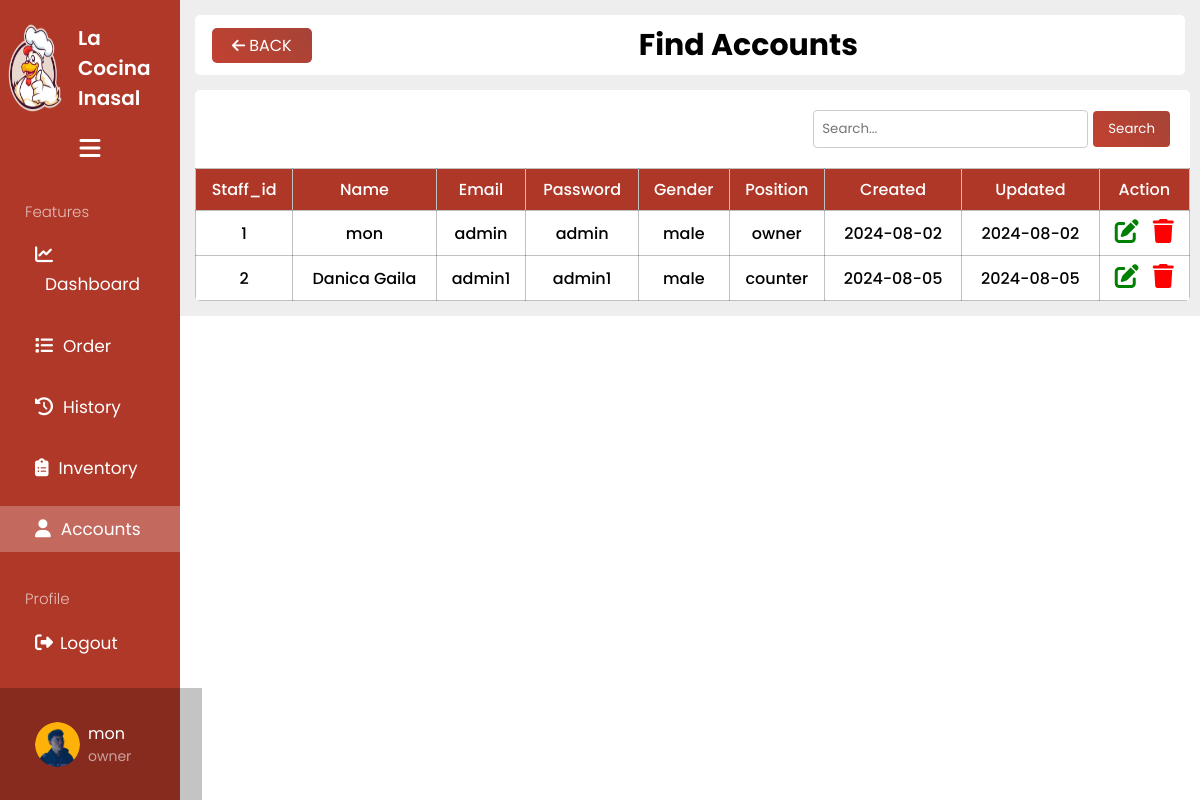
The page /content/search.php (signed in) on the database its author committed.
### tables this page shows
CREATE TABLE `accounts` (
  `id` int(255) NOT NULL,
  `name` varchar(255) NOT NULL,
  `gender` varchar(50) NOT NULL,
  `email` varchar(255) NOT NULL,
  `password` varchar(255) NOT NULL,
  `position` varchar(255) NOT NULL,
  `created` date NOT NULL DEFAULT current_timestamp(),
  `updated` date NOT NULL DEFAULT current_timestamp(),
  `image` varchar(255) NOT NULL
);

### content/search.php (the view, shortened to what this page needs)
<?php
include 'partials/header.php';
?>
<link rel="stylesheet" href="../css/dashboard.css">
<link rel="stylesheet" href="../css/account.css">
<body>
    <div class="dashboard_container">
        <div class="dashboard_sidebar" id="dashboard_sidebar">
            <div class="dashboard_sidebar_logo" id="logo_dashs">
                <img src="../pictures/logo.png" alt="">
                <p class="title_dash">La Cocina Inasal</p>
            </div>
            <div class="dashboard_sidebar_content">
                <ul class="dashboard_sidebar_list" id="dashboard_sidebar_list">
                    <div id="hamburger">
                        <a href="" id="hamburger_button"><i class="fa-solid fa-bars"></i></a>
                    </div>
                    <div class="features">
                        <p>Features</p>
                    </div>
                    <li class="list active">
                        <a href="dashboard.php"><i class="fa-solid fa-chart-line"></i><span class="Menutext">Dashboard</span></a>
                    </li>
                    <li>
                        <a href="order-create.php"><i class="fa-solid fa-list"></i><span class="Menutext">Order</span></a>
                    </li>
                    <li>
                        <a href="history.php"><i class="fa-solid fa-clock-rotate-left"></i><span class="Menutext">History</span></a>
                    </li>
                    <li>
                        <a href="inventory.php"><i class="fa-solid fa-clipboard-list"></i><span class="Menutext">Inventory</span></a>
                    </li>
                    <li style="background-color: #ffffff3f;">
                        <a href="account.php"><i class="fa-solid fa-user MenuIcons"></i><span class="Menutext">Accounts</span></a>
                    </li>
                </ul>
            </div>
            <div class="profile-txt">
                <p>Profile</p>
            </div>
            <div class="logout">
                <a href="../logout.php" id="logout_button"><i class="fa-solid fa-right-from-bracket"></i><span class="Menutext">Logout</span></a>
            </div>
            <div class="dashboard_sidebar_profile">
                <img src='../<?= ($_SESSION['loggedInUser']['image']) ?>' id="logo_dash" alt="User Profile">
                <div class="title_dash">
                    <p>
                        <?php if (isset($_SESSION['loggedInUser']['name'])) {
                            echo '<p>' . ($_SESSION['loggedInUser']['name']) . '</p>';
                        } ?>
                    </p>
                    <p style="font-size: 14px; color: rgba(255, 255, 255, 0.562);">
                        <?php if (isset($_SESSION['loggedInUser']['position'])) {
                            echo htmlspecialchars($_SESSION['loggedInUser']['position']);
                        } ?>
                    </p>
                </div>
            </div>
        </div>
        <div class="dashboard_mainbar" id="dashboard_mainbar">
            <div class="dashboard_topnav">
                <div class="search-container">
                    <a href="account.php" class="back_btn"><i class="fa-solid fa-arrow-left"></i>BACK</a>
                </div>
                <div>
                    <p>Find Accounts</p>
                </div>
            </div>
            <div class="main_container">
                <div class="search_container">
                    <form method="GET" action="">
                        <input type="text" name="search" placeholder="Search...">
                        <button type="submit">Search</button>
                    </form>
                </div>
                <?php
                if (isset($_GET['search'])) {
                    $search = $_GET['search'];
                    $sql = "SELECT * FROM `accounts` WHERE `name` LIKE '%$search%' OR `email` LIKE '%$search%' OR `id` LIKE '%$search%'";
                } else {
                    $sql = "SELECT * FROM `accounts`";
                }
                $result = mysqli_query($conn, $sql);
                if (mysqli_num_rows($result) == 0) {
                    echo '<p style="color: #00000094; font-size: 20px; padding-left: 20px; margin-bottom:600px; margin-top: 200px; text-align: center;">No records found.</p>';
                } else {
                ?>
                    <table class="table-user">
                        <thead class="table-dark">
                            <tr>
                                <th scope="col">Staff_id</th>
                                <th scope="col">Name</th>
                                <th scope="col">Email</th>
                                <th scope="col">Password</th>
                                <th scope="col">Gender</th>
                                <th scope="col">Position</th>
                                <th scope="col">Created</th>
                                <th scope="col">Updated</th>
                                <th scope="col">Action</th>
                            </tr>
                        </thead>
                        <tbody>
                            <?php
                            while ($row = mysqli_fetch_assoc($result)) {
                            ?>
                                <tr>
                                    <td><?php echo $row['id']; ?></td>
                                    <td><?php echo $row['name']; ?></td>
                                    <td><?php echo $row['email']; ?></td>
                                    <td><?php echo $row['password']; ?></td>
                                    <td><?php echo $row['gender']; ?></td>
                                    <td><?php echo $row['position']; ?></td>
                                    <td><?php echo $row['created']; ?></td>
                                    <td><?php echo $row['updated']; ?></td>
                                    <td class="centered-cell">
                                        <a href="edit.php?id=<?php echo $row['id']; ?>" class="link-dark icon-link"><i class="fa-solid fa-pen-to-square fs-3 me-3" style="color: green;"></i></a>
                                        <a href="#" class="link-dark icon-link delete-link" data-id="<?php echo $row['id']; ?>"><i class="fa-solid fa-trash fs-3" style="color: red;"></i></a>
                                    </td>
                                </tr>
                            <?php
                            }
                            ?>
                        </tbody>
                    </table>
                <?php
                }
                ?>
            </div>
        </div>
    </div>

### css/dashboard.css (style rules this page uses)
* { padding: 0px; margin: 0px; font-family: "Poppins", sans-serif; }
html { scroll-behavior: smooth; }
.dashboard_sidebar { width: 15%; background: #af3828; transition: all 0.5s ease; height: 100vh; position: fixed; top: 0; bottom: 0; }
.dashboard_mainbar { width: 85%; background: #eeeeee; height: 100%; margin-left: 15%; }
.dashboard_sidebar_logo { display: flex; padding: 15px 0px 15px 0px; }
.dashboard_sidebar_logo img { width: 70px; transition: all 0.5s ease; }
.dashboard_sidebar_logo p { font-family: "Poppins", sans-serif; font-weight: 600; color: white; font-size: 20px; display: flex; align-items: center; cursor: pointer; transition: all 0.5s ease; }
.dashboard_container { display: flex; flex-direction: row; }
.dashboard_sidebar_profile { display: flex; align-items: center; justify-content: flex-start; background-color: rgba(0, 0, 0, 0.23); padding: 25px 35px; position: fixed; bottom: 0; width: 11%; }
.dashboard_sidebar_profile img { width: 45px; height: 45px; border-radius: 50%; }
.dashboard_sidebar_profile p { font-family: "poppins", "sans-serif"; color: white; display: flex; align-items: center; color: white; font-size: 16px; cursor: pointer; text-decoration: none; }
.title_dash { padding: 8px; }
.dashboard_sidebar_list span { margin-left: 10px; color: rgb(255, 255, 255); font-size: 17px; }
.dashboard_sidebar_list li a { text-decoration: none; font-style: normal; font-size: 20px; width: 100%; }
.dashboard_sidebar_list li { padding: 10px 35px; margin-bottom: 15px; }
.dashboard_sidebar_list li i { color: rgb(255, 255, 255); font-size: 18px; }
.features p { font-family: "poppins", "sans-serif"; font-size: 15px; font-weight: 300; padding: 0px 0px 10px 25px; color: rgba(255, 255, 255, 0.671); }
.dashboard_topnav { height: 60px; margin: 15px 15px 0px 15px; display: flex; flex-direction: row; justify-content: space-between; border-radius: 5px; align-items: center; background: #ffffff; }
.dashboard_topnav p { font-weight: 700; font-style: normal; font-size: 30px; cursor: pointer; }
.profile-txt p { font-family: "poppins", "sans-serif"; font-size: 15px; font-weight: 300; padding: 20px 0px 10px 25px; color: rgba(255, 255, 255, 0.671); }
.logout a { text-decoration: none; font-family: "poppins", "sans-serif"; color: white; margin-top: 20px; font-size: 17px; }
.logout i { font-size: 18px; padding-right: 7px; }
.logout { padding: 10px 35px; }
#hamburger { display: flex; justify-content: center; padding-bottom: 40px; }
#hamburger_button { font-size: 25px; color: rgb(255, 255, 255); }
.dashboard_topnav i { padding-right: 4px; }
.main_container { margin: 15px 10px 15px 15px; border-radius: 5px; align-items: center; background: #ffffff; overflow: auto; max-height: 85vh; }
.main_container { scrollbar-width: thin; scrollbar-color: #888 #f1f1f1; }
.back_btn { display: inline-block; padding: 5px 20px 5px 20px; background: linear-gradient(45deg, #c24131, #a54437); color: #fff; text-decoration: none; border-radius: 5px; transition: background-color 0.3s ease; margin-left: 17px; }
.search-container i { font-size: 15px; }
.search_container { display: flex; align-items: center; justify-content: end; padding: 20px; }
.search_container form { display: flex; align-items: center; }
.search_container input[type="text"] { padding: 8px; border: 1px solid #ccc; border-radius: 4px; margin-right: 5px; }
.search_container button[type="submit"] { padding: 8px 15px; background: linear-gradient(45deg, #c24131, #a54437); color: #fff; border: none; border-radius: 4px; cursor: pointer; transition: background-color 0.3s ease; }

### css/account.css (style rules this page uses)
* { font-family: "Poppins", sans-serif; }
.table-user { width: 100%; border-collapse: collapse; background-color: white; }
.table-user th, .table-user td { padding: 8px; border: 1px solid #0000003e; cursor: pointer; text-align: center; font-weight: 500; }
.table-user thead { background-color: #af3728; color: white; position: sticky; top: 0; z-index: 1; }
.table-user tbody tr:nth-child(even) { background-color: #ffffff; }
.centered-cell { text-align: center; }
.fa-solid { font-size: 24px; }
.icon-link { margin-right: 10px; }
.icon-link:last-child { margin-right: 0; }

### rows shown on the page
accounts: id "1", name "mon", email "admin", password "admin", gender "male", position "owner", created "2024-08-02", updated "2024-08-02"
accounts: id "2", name "Danica Gaila", email "admin1", password "admin1", gender "male", position "counter", created "2024-08-05", updated "2024-08-05"

### other values the page prints
$_SESSION['loggedInUser']['name'] "mon"
$_SESSION['loggedInUser']['position'] "owner"
